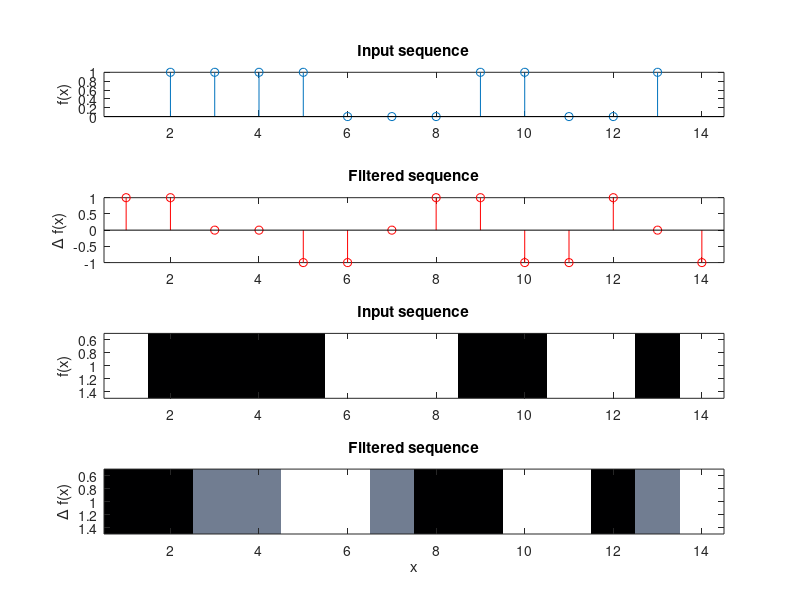

Here is the MATLAB script that generated this plot:
sequence = [1 1 1 1 0 0 0 1 1 0 0 1];
kernel   = [1 0 -1];
filtered = conv(sequence, kernel);

padded   = [nan, sequence, nan];
padded2  = [0, sequence, 0];

close all;

figure;
subplot(4, 1, 1);
stem(padded);
axis image;
xlim([0.5, 14.5]);
ylim([0, 1]);
ylabel('f(x)');
title('Input sequence');

subplot(4, 1, 3);
image(255 - (padded2 * 255));
ylabel('f(x)');
title('Input sequence');

subplot(4, 1, 4);
image(255 - (filtered * 128 + 127), 'CDataMapping','scaled');
ylabel('\Delta f(x)');
title('Filtered sequence');
xlabel('x');

subplot(4, 1, 2);
stem(filtered, 'r');
xlim([0.5, 14.5]);
ylabel('\Delta f(x)');
title('Filtered sequence');

colormap bone